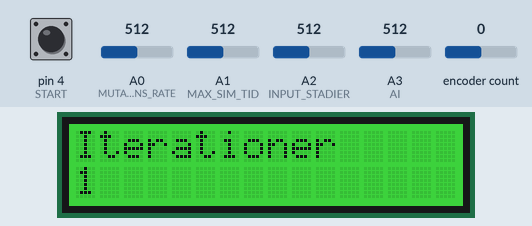
Bench run of a sketch on a simulated Arduino Uno, built with avr-gcc and run on an emulated ATmega328P. Shown: 16×2 character LCD. The test bench sets the inputs (shaded band); at power-on: pin 4 (START) HIGH, A0 (MUTATIONS_RATE) = 512, A1 (MAX_SIM_TID) = 512, A2 (INPUT_STADIER) = 512, A3 (AI) = 512, encoder count 0. What the sketch prints to the serial monitor is not drawn.

Above: at 1.2 s.
1.3 s: pin 4 (START) pulled LOW for 0.15 s
At 2.3 s:
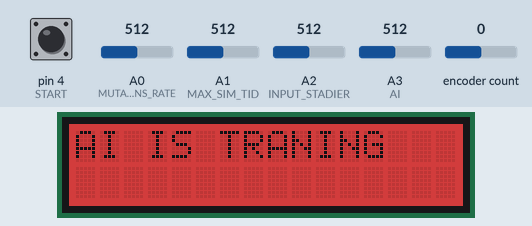
7.4 s: A0 (MUTATIONS_RATE) set to 538
At 7.8 s:
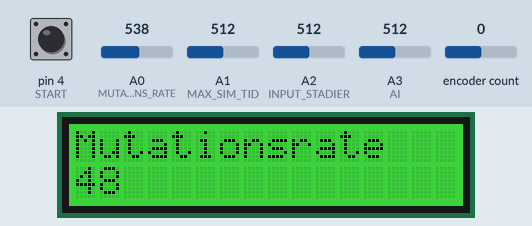
8.9 s: A1 (MAX_SIM_TID) set to 534
10.4 s: A1 (MAX_SIM_TID) set to 558
At 11.3 s:
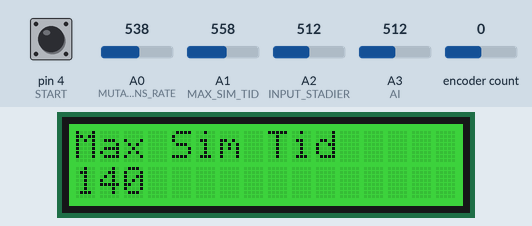
11.9 s: A2 (INPUT_STADIER) set to 609
13.4 s: A2 (INPUT_STADIER) set to 642
At 14.7 s:
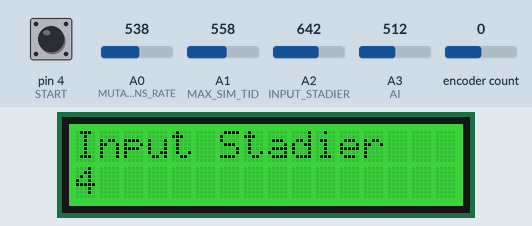
Timing chart, 0 to 15.9 s (numbered marks = the images above; inputs shaded):
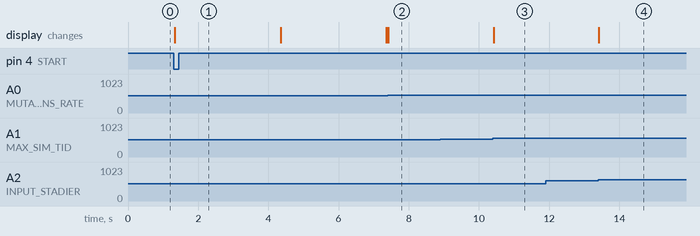

The sketch:

SendData.ino
```cpp
#include <Wire.h>
#include "rgb_lcd.h"
#include <Encoder.h>
rgb_lcd lcd;


#define MUTATIONS_RATE A0   //Slider
#define MAX_SIM_TID A1      //Rotary
#define INPUT_STADIER A2    //Rotary
#define AI A3               //Rotary
//MUTATIONSRATE             //Encoder turn
//START GAME                //Encoder click

Encoder myEnc(2, 3);
int currentEncoderPosition = 1;
const int START = 4;
int HAS_STARTED = 0;

//                  0              1              2                3                  4               5
String types[6] = {"Iterationer", "Max Sim Tid", "Input Stadier", "Parallelle AI's", "Mutationsrate", "Start" };
int   values[6] = {50,             250,           3,               50,                90,              0};


void setup(){
  Serial.begin(115200);
  pinMode(AI, INPUT);
  pinMode(MAX_SIM_TID, INPUT);
  pinMode(INPUT_STADIER, INPUT);

  lcd.begin(16, 2);
  lcd.setRGB(0, 200, 0); //R
}

void writeOnLCD(String s, int val, int col, int row){
  lcd.clear();
  lcd.setCursor(col, row);
  lcd.print(s);
  lcd.setCursor(0, row + 1);
  lcd.print(val);
}

int convertBetweenPositions(int current, int MIN, int MAX){
  float start = 0;
  float end = 1023;

  return MIN + round(abs(current / (start - end)) * (MAX - MIN));
}

void sendValue(String type, int value){
  Serial.print(type + ": ");
  Serial.println(value);
}

void updateValue(int index, int value){
  if(value != values[index]){
    values[index] = value;
    sendValue(types[index], values[index]);
    writeOnLCD(types[index], values[index], 0, 0);
  }
}

int updateEncoder(){
  int newVal = myEnc.read();
  int increment = 5;
  int MAX_VAL = 200;
  currentEncoderPosition = max(1, min(int(round(abs(newVal / 4.0) * increment)) % MAX_VAL, MAX_VAL));
  return currentEncoderPosition;
}

void loop(){

  int maxSimulationsTid = 1023 - analogRead(MAX_SIM_TID);
  updateValue(1, convertBetweenPositions(maxSimulationsTid, 1, 30) * 10);

  int inputStadier = 1023 - analogRead(INPUT_STADIER);
  updateValue(2, convertBetweenPositions(inputStadier, 1, 10));

  int parallelleAI = 1023 - analogRead(AI);
  updateValue(3, convertBetweenPositions(parallelleAI, 1, 20) * 10);

  int mutationsRate = 1023 - analogRead(MUTATIONS_RATE);
  updateValue(4, convertBetweenPositions(mutationsRate, 0, 50) * 2);

  // Encoder
  updateValue(0, updateEncoder());
  Serial.println(currentEncoderPosition);

  int currentState = !digitalRead(START);
  if(HAS_STARTED != currentState){
    HAS_STARTED = currentState;
    updateValue(5, HAS_STARTED); //Press encoder to start

    if(HAS_STARTED){
      lcd.setRGB(200, 0, 0); //G
      lcd.clear();
      lcd.setCursor(0, 0);
      lcd.print("AI IS TRANING");
      delay(3000);

      lcd.clear();
      lcd.setCursor(0, 0);
      lcd.print("Wait till traning");
      lcd.setCursor(0, 1);
      lcd.print("is complete");
      delay(3000);
      lcd.setRGB(0, 200, 0); //R
    }
  }


  delay(10);
}
```

Measured:
- the behaviour switches between 521 and 522 on A0 (MUTATIONS_RATE) (found by bisection; images 1 and 2)
- the behaviour switches between 546 and 547 on A1 (MAX_SIM_TID) (found by bisection; images 2 and 3)
- the behaviour switches between 625 and 626 on A2 (INPUT_STADIER) (found by bisection; images 3 and 4)
- after the input at 1.3 s, the display: changes at once (image 1)
- after the input at 7.4 s, the display: changes at once (image 2)
- after the input at 8.9 s, every drawn part: stays the same
- after the input at 10.4 s, the display: changes at once (image 3)
- after the input at 11.9 s, every drawn part: stays the same
- after the input at 13.4 s, the display: changes at once (image 4)
